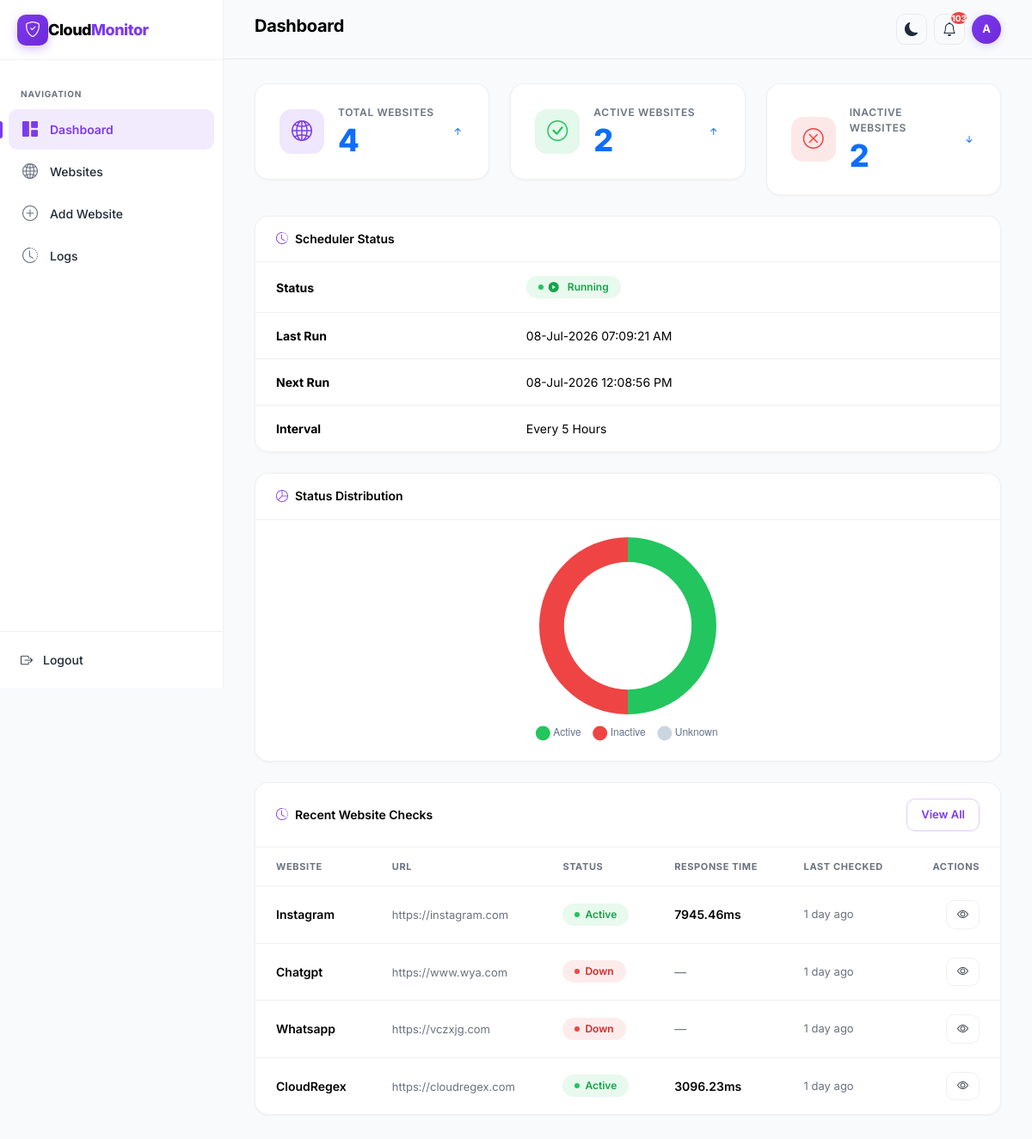
Before: / (signed in) with the older database file.
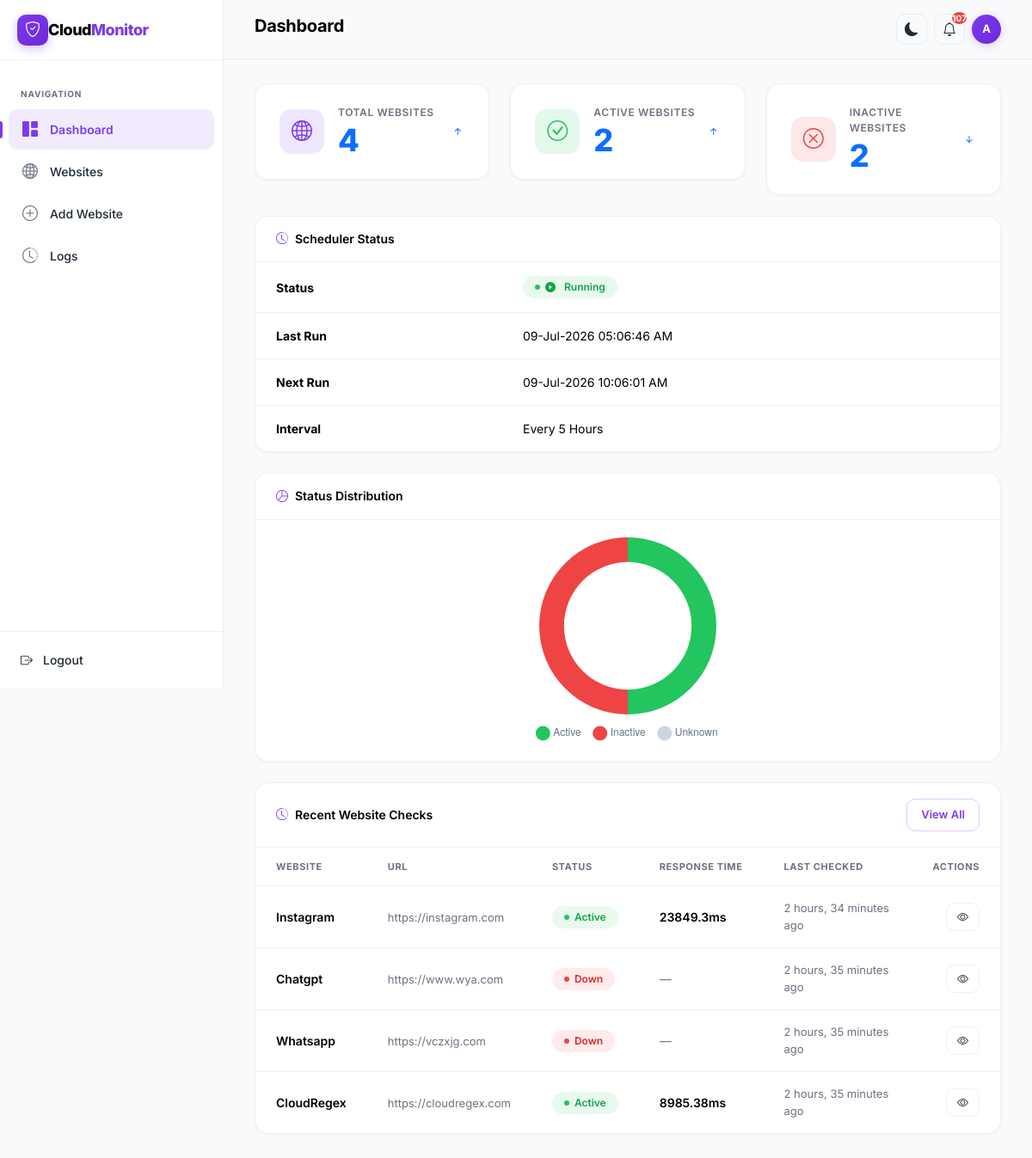
After: the same page with the newer database file.
### monitor/models.py (models this page shows, shortened)
class SchedulerStatus(models.Model):
    status = models.CharField(max_length=20, default="Stopped")
    last_run = models.DateTimeField(null=True, blank=True)
    next_run = models.DateTimeField(null=True, blank=True)
    interval = models.CharField(max_length=50, default="Every 5 Hours")

class Website(models.Model):
    name = models.CharField(max_length=100)
    url = models.URLField()
    description = models.TextField(blank=True)
    status = models.CharField(max_length=10, default='Unknown')
    response_time = models.FloatField(null=True, blank=True)
    last_checked = models.DateTimeField(null=True, blank=True)

### monitor/views.py (the view)
# urls.py: path('', views.dashboard, name='dashboard'),
@login_required
def dashboard(request):
    total = Website.objects.count()
    active = Website.objects.filter(status='UP').count()
    inactive = Website.objects.filter(status='DOWN').count()
    avg_result = Website.objects.filter(
        response_time__isnull=False
    ).aggregate(avg=Avg('response_time'))
    avg_response = round(avg_result['avg'], 2) if avg_result['avg'] else 0
    recent_websites = Website.objects.order_by('-last_checked')[:5]
    scheduler = SchedulerStatus.objects.first()
    context = {
        'total': total,
        'active': active,
        'inactive': inactive,
        'avg_response': avg_response,
        'recent_websites': recent_websites,
        'scheduler': scheduler,
    }
    return render(
        request,
        'monitor/dashboard.html',
        context
    )

### monitor/context_processors.py (called while the page is built)
def notifications(request):
    if request.user.is_authenticated:
        unread_count = Notification.objects.filter(
            is_read=False
        ).count()
        recent = Notification.objects.all()[:5]
        return {
            'unread_count': unread_count,
            'recent_notifications': recent,
        }
    return {
        'unread_count': 0,
        'recent_notifications': [],
    }

### monitor/templates/monitor/dashboard.html (shortened to what the changed rows need)
{% extends 'base.html' %}
{% block page_title %}Dashboard{% endblock %}
{% block content %}
<div class="card-table mb-4">
    <div class="table-wrapper">
        <table class="table-custom">
            <tbody>
                <tr>
                    <td><strong>Last Run</strong></td>
                    <td>
                        {% if scheduler.last_run %}
                            {{ scheduler.last_run|date:"d-M-Y h:i:s A" }}
                        {% else %}
                            Not executed yet
                        {% endif %}
                    </td>
                </tr>
                <tr>
                    <td><strong>Next Run</strong></td>
                    <td>
                        {% if scheduler.next_run %}
                            {{ scheduler.next_run|date:"d-M-Y h:i:s A" }}
                        {% else %}
                            Not scheduled
                        {% endif %}
                    </td>
                </tr>
                <tr>
                    <td><strong>Interval</strong></td>
                    <td>{{ scheduler.interval }}</td>
                </tr>
            </tbody>
        </table>
    </div>
</div>
<div class="card-table">
    <div class="table-wrapper">
        <table class="table-custom">
            <thead>
                <tr>
                    <th>Website</th>
                    <th>URL</th>
                    <th>Status</th>
                    <th>Response Time</th>
                    <th>Last Checked</th>
                    <th class="text-end">Actions</th>
                </tr>
            </thead>
            <tbody>
                {% for site in recent_websites %}
                <tr>
                    <td class="fw-semibold">{{ site.name }}</td>
                    <td>
                        <a href="{{ site.url }}" target="_blank"
                           class="text-decoration-none" style="color:var(--text-muted); font-size:13px;">
                            {{ site.url|truncatechars:35 }}
                        </a>
                    </td>
                    <td>
                        {% if site.status == 'UP' %}
                            <span class="status-badge status-up">Active</span>
                        {% elif site.status == 'DOWN' %}
                            <span class="status-badge status-down">Down</span>
                        {% else %}
                            <span class="status-badge status-unknown">{{ site.status }}</span>
                        {% endif %}
                    </td>
                    <td>
                        {% if site.response_time %}
                            <span class="fw-semibold">{{ site.response_time }}ms</span>
                        {% else %}
                            <span class="text-muted">—</span>
                        {% endif %}
                    </td>
                    <td class="text-muted" style="font-size:13px;">
                        {% if site.last_checked %}
                            {{ site.last_checked|timesince }} ago
                        {% else %}
                            Never
                        {% endif %}
                    </td>
                    <td class="text-end">
                        <a href="{% url 'website_logs' site.pk %}"
                           class="btn btn-outline-secondary btn-sm">
                            <i class="bi bi-eye"></i>
                        </a>
                    </td>
                </tr>
                {% endfor %}
            </tbody>
        </table>
    </div>
</div>
{% endblock %}
{% block extra_scripts %}
<script>
document.addEventListener('DOMContentLoaded', function () {
    var pieChart;
    function getThemeColors() {
        var dark = document.body.classList.contains('dark-mode');
        return {
            grid: dark ? 'rgba(255,255,255,0.05)' : 'rgba(0,0,0,0.06)',
            text: dark ? '#94A3B8' : '#64748B',
            unknown: dark ? '#475569' : '#CBD5E1'
        };
    }
    function initCharts() {
        var colors = getThemeColors();
        // ---- Status Doughnut Chart ----
        var pieCtx = document.getElementById('statusPieChart').getContext('2d');
        var totalSites = {{ total|default:0 }};
        var activeSites = {{ active|default:0 }};
        var inactiveSites = {{ inactive|default:0 }};
        var unknownSites = totalSites - activeSites - inactiveSites;
        if (totalSites === 0) {
            activeSites = 0; inactiveSites = 0; unknownSites = 1;
        }
        if (pieChart) pieChart.destroy();
        pieChart = new Chart(pieCtx, {
            type: 'doughnut',
            data: {
                labels: ['Active', 'Inactive', 'Unknown'],
                datasets: [{
                    data: [activeSites, inactiveSites, unknownSites < 0 ? 0 : unknownSites],
                    backgroundColor: ['#22C55E', '#EF4444', colors.unknown],
                    borderWidth: 0,
                    hoverOffset: 6
                }]
            },
            options: {
                responsive: true,
                maintainAspectRatio: false,
                cutout: '72%',
                plugins: {
                    legend: {
                        position: 'bottom',
                        labels: {
                            color: colors.text,
                            font: { size: 12, weight: '500' },
                            padding: 16,
                            usePointStyle: true,
                            pointStyle: 'circle'
                        }
                    }
                }
            }
        });
    }
    initCharts();
    // Watch for theme changes and re-init charts
    var observer = new MutationObserver(function () {
        initCharts();
    });
    observer.observe(document.body, { attributes: true, attributeFilter: ['class'] });
});
</script>
{% endblock %}

### monitor/templates/base.html (shortened to what this page needs)
<!DOCTYPE html>
<html lang="en">
<head>
    <link href="https://cdn.jsdelivr.net/npm/bootstrap@5.3.3/dist/css/bootstrap.min.css" rel="stylesheet">
    <link rel="stylesheet" href="https://cdn.jsdelivr.net/npm/bootstrap-icons@1.11.3/font/bootstrap-icons.css">
</head>
<body>
<div class="sidebar">
    <div class="sidebar-brand">
        <div class="brand-icon">
            <i class="bi bi-shield-check"></i>
        </div>
        <div class="brand-text">Cloud<span>Monitor</span></div>
    </div>
    <nav class="sidebar-nav">
        <div class="nav-label">Navigation</div>
        <a href="{% url 'dashboard' %}"
           class="{% if request.resolver_match.url_name == 'dashboard' %}active{% endif %}">
            <i class="bi bi-grid-1x2-fill"></i> Dashboard
        </a>
        <a href="{% url 'website_list' %}"
           class="{% if request.resolver_match.url_name == 'website_list' %}active{% endif %}">
            <i class="bi bi-globe2"></i> Websites
        </a>
        <a href="{% url 'add_website' %}"
           class="{% if request.resolver_match.url_name == 'add_website' %}active{% endif %}">
            <i class="bi bi-plus-circle"></i> Add Website
        </a>
        <a href="{% url 'logs' %}"
           class="{% if request.resolver_match.url_name == 'logs' %}active{% endif %}">
            <i class="bi bi-clock-history"></i> Logs
        </a>
    </nav>
    <div class="sidebar-footer">
        <form method="post" action="{% url 'logout' %}" style="display:contents;">
    <button type="submit"
            onclick="return confirmLogout();"
            style="display:flex; align-items:center; gap:12px; padding:10px 14px; border-radius:var(--radius-sm); color:var(--text-secondary); background:none; border:none; width:100%; cursor:pointer; font-family:inherit; font-size:14px; font-weight:500;">
        <i class="bi bi-box-arrow-right"></i>
        Logout
    </button>
</form>
    </div>
</div>
<div class="main-content">
    <div class="topbar">
        <h2>{% block page_title %}Dashboard{% endblock %}</h2>
        <div class="topbar-actions">
            <button onclick="toggleTheme()" class="btn-icon" title="Toggle theme">
                <i class="bi bi-moon-fill" id="themeIcon"></i>
            </button>
            <div class="dropdown" style="position:relative;">
                <button class="btn-icon" title="Notifications" data-bs-toggle="dropdown" aria-expanded="false">
                    <i class="bi bi-bell"></i>
                    <span id="notifBadge" class="notif-badge" style="display:{% if unread_count > 0 %}flex{% else %}none{% endif %};">{{ unread_count }}</span>
                </button>
            </div>
            <div class="dropdown">
    <div class="avatar"
         data-bs-toggle="dropdown"
         style="cursor:pointer;">
        {{ user.username|first|upper }}
    </div>
</div>
        </div>
    </div>
    <div class="page-content">
        {% block content %}{% endblock %}
    </div>
</div>
{% block extra_scripts %}{% endblock %}
</body>
</html>

Changed rows visible on the page:
changed SchedulerStatus "Every 5 Hours": last_run "08-Jul-2026 07:09:21 AM" → "09-Jul-2026 05:06:46 AM"; next_run "08-Jul-2026 12:08:56 PM" → "09-Jul-2026 10:06:01 AM"
changed Website "Instagram": response_time "7945.46" → "23849.3"; last_checked "1 day" → "2 hours, 34 minutes"
changed Website "Chatgpt": last_checked "1 day" → "2 hours, 35 minutes"
changed Website "Whatsapp": last_checked "1 day" → "2 hours, 35 minutes"
changed Website "CloudRegex": response_time "3096.23" → "8985.38"; last_checked "1 day" → "2 hours, 35 minutes"
Other visible differences:
{{ unread_count }}: "103" → "107"
